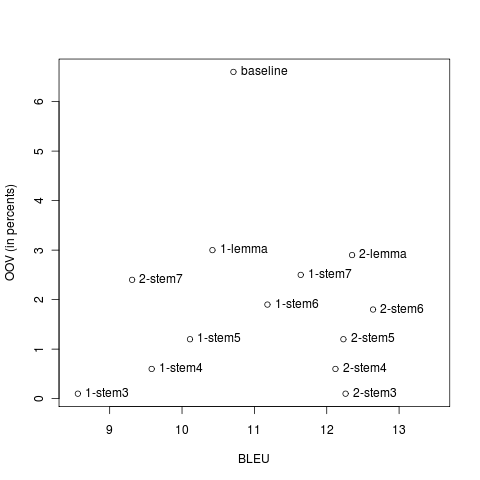

Here is the R script that generated this plot:
png("rucs.png")
BLEU<-c(10.71, 10.42, 8.56, 9.58, 10.11, 11.18, 11.64, 12.35, 12.26, 12.12, 12.23, 12.64, 9.31)
OOV<-c(6.6, 3, 0.1, 0.6, 1.2, 1.9, 2.5, 2.9, 0.1, 0.6, 1.2, 1.8, 2.4)
natpisi<-c("baseline", "1-lemma", "1-stem3", "1-stem4", "1-stem5", "1-stem6", "1-stem7", "2-lemma", "2-stem3", "2-stem4", "2-stem5", "2-stem6", "2-stem7 ")
plot(BLEU,OOV, xlim=c(8.5,13.5), ylab="OOV (in percents)")
text(BLEU, OOV, natpisi, pos=4)
dev.off()